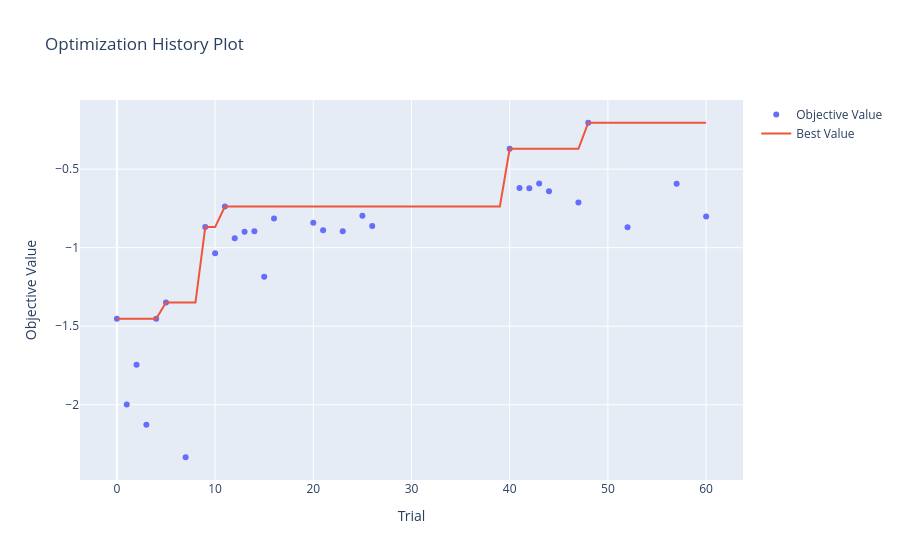
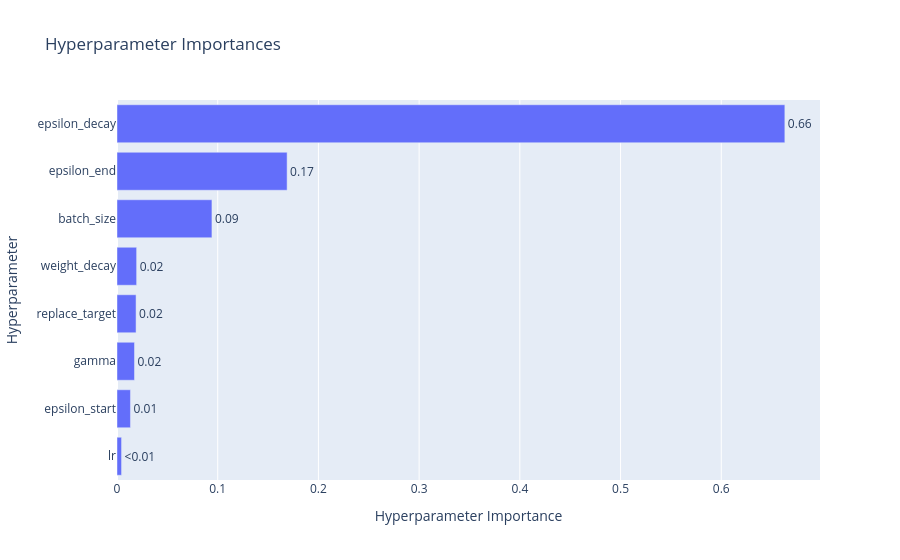

Write notebook code for charts like these, in order.
### Markdown cell above
##### Optimization

### Code cell
# Optimization horizons
OPT_EPISODES = 35
OPT_HORIZON = KorakovNaDan * 14

fault_log_path = setup_fault_handler()
optuna_run_name = f"optuna_{time.strftime('%Y%m%d_%H%M%S')}"
optuna_diag = _init_run_diagnostics(optuna_run_name)
_append_run_log(optuna_diag, f"Fault handler: {fault_log_path}")
print(f"Optuna diagnostics folder: {optuna_diag['run_dir']}")
print(f"Fault handler log: {fault_log_path}")


def objective(trial):
    gamma_t = trial.suggest_float("gamma", 0.8, 0.99999, log=True)
    lr_t = trial.suggest_float("lr", 1e-5, 1e-2, log=True)
    epsilon_start_t = trial.suggest_float("epsilon_start", 0.8, 1.0)
    epsilon_end_t = trial.suggest_float("epsilon_end", 0.01, 0.15)
    epsilon_decay_t = trial.suggest_float("epsilon_decay", 1e-6, 2e-4, log=True)
    batch_size_t = trial.suggest_categorical("batch_size", [32, 64, 96, 128])
    fc1_t = 512        #trial.suggest_categorical("fc1_dims", [128, 256, 512])
    fc2_t = 256        #trial.suggest_categorical("fc2_dims", [64, 128, 256])
    fc3_t = 128     #trial.suggest_categorical("fc3_dims", [32, 64, 128])
    replace_target_t = trial.suggest_int("replace_target", KorakovNaDan * 3, KorakovNaDan * 30)
    weight_decay_t = trial.suggest_float("weight_decay", 0.0, 1e-3)

    env = build_dqn_env(
        dataset=train_data,
        dataset_norm=train_data_norm,
        episode_length=OPT_HORIZON,
        reset_mode="random",
        observation_mode="sliding_window",
    )

    state_shape = [int(env.observation_space.shape[0])]
    network_dims = [state_shape[0], fc1_t, fc2_t, fc3_t, len(Action)]

    agent = AgentDQN(
        gamma=gamma_t,
        epsilon=epsilon_start_t,
        lr=lr_t,
        state_shape=state_shape,
        network_dims=network_dims,
        batch_size=batch_size_t,
        eps_end=epsilon_end_t,
        eps_dec=epsilon_decay_t,
        weight_decay=weight_decay_t,
        replace_target=replace_target_t,
    )

    total_reward = 0.0
    trial_ckpt = os.path.join("DQN", f"dqn_model_optuna_trial_{trial.number}")

    try:
        for episode in range(OPT_EPISODES):
            obs, _ = env.reset(options={"reset_mode": "random"})
            episode_reward = 0.0

            for step in range(OPT_HORIZON):
                a = agent.choose_action(obs)
                next_obs, r, terminated, truncated, _ = env.step(a)
                done = bool(terminated or truncated)

                agent.store_transition(obs, a, r, next_obs, done)
                agent.learn()

                obs = next_obs
                episode_reward += r

                if done:
                    break

            total_reward += episode_reward
            score = total_reward / (episode + 1)

            _append_episode_metrics(optuna_diag, {
                "timestamp": dt.datetime.now().isoformat(),
                "scope": "Optuna",
                "run_name": optuna_diag["run_name"],
                "trial": trial.number,
                "episode": episode + 1,
                "episodes_total": OPT_EPISODES,
                "steps": step + 1,
                "episode_reward": float(episode_reward),
                "total_reward": float(total_reward),
                "avg_reward": float(score),
                "epsilon": float(agent.epsilon),
                "memory_rss_mb": _get_process_rss_mb(),
                "done": int(done),
                "status": "ok",
                "error": "",
                "checkpoint_file": trial_ckpt,
            })

            if ((episode + 1) % 5 == 0) or ((episode + 1) == OPT_EPISODES):
                _save_dqn_checkpoint(
                    agent,
                    trial_ckpt,
                    network_dims,
                    episode_idx=episode + 1,
                    extra={
                        "trial": int(trial.number),
                        "epsilon": float(agent.epsilon),
                    },
                )

            trial.report(score, episode)
            if trial.should_prune():
                _append_run_log(optuna_diag, f"Trial {trial.number} pruned at episode {episode + 1}")
                raise optuna.TrialPruned()

    except Exception as exc:
        _append_run_log(optuna_diag, f"Trial {trial.number} failed: {repr(exc)}")
        _append_run_log(optuna_diag, traceback.format_exc())
        raise

    return total_reward / OPT_EPISODES


study = optuna.create_study(
    direction="maximize",
    pruner=optuna.pruners.MedianPruner(n_startup_trials=5, n_warmup_steps=5),
)

print("Starting hyperparameter optimization...")
study.optimize(objective, n_trials=100, timeout=3600)

print("Optimization completed.")
print(f"Finished trials: {len(study.trials)}")
print(f"Best trial: {study.best_trial.number}")
print(f"Best value: {study.best_trial.value:.4f}")

best_params = study.best_trial.params

plot_optimization_history(study).show()
plot_param_importances(study).show()

### Figure 1 — Plotly figure (JSON) as saved in the notebook; plotly's stock layout.template omitted (floating-point values rounded to 4 significant figures)
{"data": [{"mode": "markers", "name": "Objective Value", "type": "scatter", "x": [0, 1, 2, 3, 4, 5, 7, 9, 10, 11, 12, 13, 14, 15, 16, 20, 21, 23, 25, 26, 40, 41, 42, 43, 44, 47, 48, 52, 57, 60], "y": [-1.453, -1.999, -1.746, -2.128, -1.452, -1.35, -2.335, -0.869, -1.036, -0.7381, -0.9398, -0.8983, -0.8958, -1.185, -0.8139, -0.8418, -0.8893, -0.8947, -0.7975, -0.8626, -0.37, -0.6207, -0.6218, -0.5919, -0.64, -0.7116, -0.2045, -0.8705, -0.5935, -0.8013]}, {"mode": "lines", "name": "Best Value", "type": "scatter", "x": [0, 1, 2, 3, 4, 5, 6, 7, 8, 9, 10, 11, 12, 13, 14, 15, 16, 17, 18, 19, 20, 21, 22, 23, 24, 25, 26, 27, 28, 29, 30, 31, 32, 33, 34, 35, 36, 37, 38, 39, 40, 41, 42, 43, 44, 45, 46, 47, 48, 49, 50, 51, 52, 53, 54, 55, 56, 57, 58, 59, 60], "y": [-1.453, -1.453, -1.453, -1.453, -1.452, -1.35, -1.35, -1.35, -1.35, -0.869, -0.869, -0.7381, -0.7381, -0.7381, -0.7381, -0.7381, -0.7381, -0.7381, -0.7381, -0.7381, -0.7381, -0.7381, -0.7381, -0.7381, -0.7381, -0.7381, -0.7381, -0.7381, -0.7381, -0.7381, -0.7381, -0.7381, -0.7381, -0.7381, -0.7381, -0.7381, -0.7381, -0.7381, -0.7381, -0.7381, -0.37, -0.37, -0.37, -0.37, -0.37, -0.37, -0.37, -0.37, -0.2045, -0.2045, -0.2045, -0.2045, -0.2045, -0.2045, -0.2045, -0.2045, -0.2045, -0.2045, -0.2045, -0.2045, -0.2045]}, {"marker": {"color": "#cccccc"}, "mode": "markers", "name": "Infeasible Trial", "showlegend": false, "type": "scatter", "x": [], "y": []}], "layout": {"title": {"text": "Optimization History Plot"}, "xaxis": {"title": {"text": "Trial"}}, "yaxis": {"title": {"text": "Objective Value"}}}}

### Figure 2 — Plotly figure (JSON) as saved in the notebook; plotly's stock layout.template omitted (floating-point values rounded to 4 significant figures)
{"data": [{"cliponaxis": false, "hovertemplate": ["lr (FloatDistribution): 0.004517406432352901<extra></extra>", "epsilon_start (FloatDistribution): 0.013364186152640808<extra></extra>", "gamma (FloatDistribution): 0.017366516066191592<extra></extra>", "replace_target (IntDistribution): 0.01892573568819687<extra></extra>", "weight_decay (FloatDistribution): 0.019490397421549753<extra></extra>", "batch_size (CategoricalDistribution): 0.0942734493582827<extra></extra>", "epsilon_end (FloatDistribution): 0.16892333270077456<extra></extra>", "epsilon_decay (FloatDistribution): 0.6631389761800107<extra></extra>"], "name": "Objective Value", "orientation": "h", "text": ["<0.01", "0.01", "0.02", "0.02", "0.02", "0.09", "0.17", "0.66"], "textposition": "outside", "type": "bar", "x": [0.004517, 0.01336, 0.01737, 0.01893, 0.01949, 0.09427, 0.1689, 0.6631], "y": ["lr", "epsilon_start", "gamma", "replace_target", "weight_decay", "batch_size", "epsilon_end", "epsilon_decay"]}], "layout": {"title": {"text": "Hyperparameter Importances"}, "xaxis": {"title": {"text": "Hyperparameter Importance"}}, "yaxis": {"title": {"text": "Hyperparameter"}}}}
